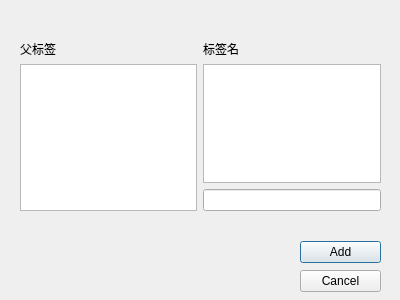
<?xml version="1.0" encoding="UTF-8"?>
<ui version="4.0">
 <class>AddLabDialog</class>
 <widget class="QDialog" name="AddLabDialog">
  <property name="geometry">
   <rect>
    <x>0</x>
    <y>0</y>
    <width>400</width>
    <height>300</height>
   </rect>
  </property>
  <property name="windowTitle">
   <string>Dialog</string>
  </property>
  <widget class="QWidget" name="horizontalLayoutWidget">
   <property name="geometry">
    <rect>
     <x>20</x>
     <y>40</y>
     <width>361</width>
     <height>171</height>
    </rect>
   </property>
   <layout class="QHBoxLayout" name="horizontalLayout">
    <item>
     <layout class="QVBoxLayout" name="verticalLayout">
      <item>
       <widget class="QLabel" name="label_2">
        <property name="text">
         <string>父标签</string>
        </property>
       </widget>
      </item>
      <item>
       <widget class="QTreeView" name="LabeltreeView"/>
      </item>
     </layout>
    </item>
    <item>
     <layout class="QVBoxLayout" name="verticalLayout_2">
      <item>
       <widget class="QLabel" name="label">
        <property name="text">
         <string>标签名</string>
        </property>
       </widget>
      </item>
      <item>
       <widget class="QTextBrowser" name="textBrowser"/>
      </item>
      <item>
       <widget class="QLineEdit" name="lineEdit"/>
      </item>
     </layout>
    </item>
   </layout>
  </widget>
  <widget class="QWidget" name="verticalLayoutWidget">
   <property name="geometry">
    <rect>
     <x>300</x>
     <y>240</y>
     <width>81</width>
     <height>54</height>
    </rect>
   </property>
   <layout class="QVBoxLayout" name="verticalLayout_3">
    <item>
     <widget class="QPushButton" name="Add">
      <property name="text">
       <string>Add</string>
      </property>
     </widget>
    </item>
    <item>
     <widget class="QPushButton" name="pushButton">
      <property name="text">
       <string>Cancel</string>
      </property>
     </widget>
    </item>
   </layout>
  </widget>
 </widget>
 <resources/>
 <connections>
  <connection>
   <sender>pushButton</sender>
   <signal>clicked(bool)</signal>
   <receiver>AddLabDialog</receiver>
   <slot>close()</slot>
   <hints>
    <hint type="sourcelabel">
     <x>327</x>
     <y>244</y>
    </hint>
    <hint type="destinationlabel">
     <x>326</x>
     <y>268</y>
    </hint>
   </hints>
  </connection>
 </connections>
</ui>
